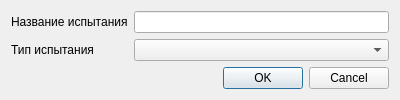
<?xml version="1.0" encoding="UTF-8"?>
<ui version="4.0">
 <class>TestEditDialog</class>
 <widget class="QDialog" name="TestEditDialog">
  <property name="geometry">
   <rect>
    <x>0</x>
    <y>0</y>
    <width>400</width>
    <height>100</height>
   </rect>
  </property>
  <property name="windowTitle">
   <string>Редактирование испытания</string>
  </property>
  <layout class="QVBoxLayout" name="verticalLayout">
   <item>
    <layout class="QFormLayout" name="formLayout">
     <item row="0" column="0">
      <widget class="QLabel" name="label">
       <property name="text">
        <string>Название испытания</string>
       </property>
      </widget>
     </item>
     <item row="0" column="1">
      <widget class="QLineEdit" name="nameInput"/>
     </item>
     <item row="1" column="0">
      <widget class="QLabel" name="label_2">
       <property name="text">
        <string>Тип испытания</string>
       </property>
      </widget>
     </item>
     <item row="1" column="1">
      <widget class="QComboBox" name="typeInput"/>
     </item>
    </layout>
   </item>
   <item>
    <widget class="QDialogButtonBox" name="buttonBox">
     <property name="orientation">
      <enum>Qt::Orientation::Horizontal</enum>
     </property>
     <property name="standardButtons">
      <set>QDialogButtonBox::StandardButton::Cancel|QDialogButtonBox::StandardButton::Ok</set>
     </property>
    </widget>
   </item>
  </layout>
 </widget>
 <resources/>
 <connections>
  <connection>
   <sender>buttonBox</sender>
   <signal>accepted()</signal>
   <receiver>TestEditDialog</receiver>
   <slot>accept()</slot>
   <hints>
    <hint type="sourcelabel">
     <x>248</x>
     <y>254</y>
    </hint>
    <hint type="destinationlabel">
     <x>157</x>
     <y>274</y>
    </hint>
   </hints>
  </connection>
  <connection>
   <sender>buttonBox</sender>
   <signal>rejected()</signal>
   <receiver>TestEditDialog</receiver>
   <slot>reject()</slot>
   <hints>
    <hint type="sourcelabel">
     <x>316</x>
     <y>260</y>
    </hint>
    <hint type="destinationlabel">
     <x>286</x>
     <y>274</y>
    </hint>
   </hints>
  </connection>
 </connections>
</ui>
